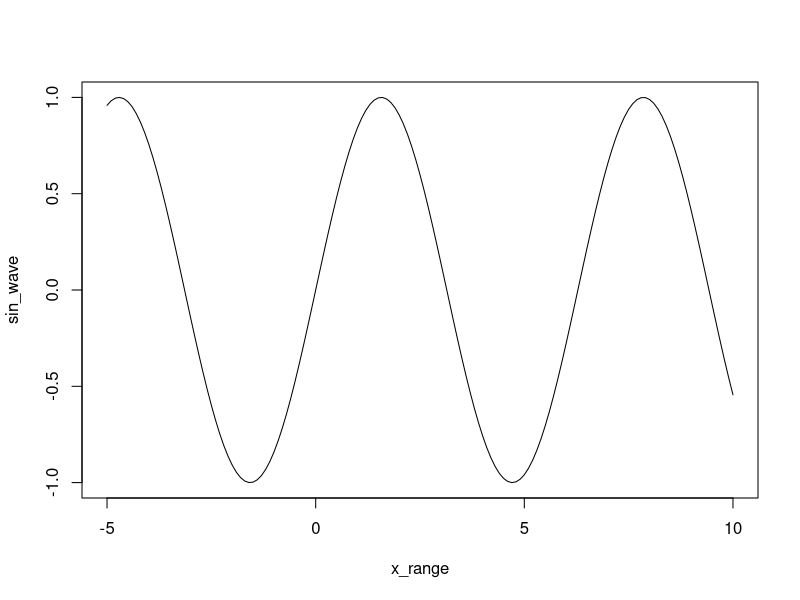

The R source for this figure:
## ---- chunk 1
knitr::opts_chunk$set(echo = TRUE)
## ---- chunk 2
n <- 10:49
n
## ---- chunk 3
length(n)
## ---- chunk 4
n + 1
## ---- chunk 5
m <- seq(10, 1, by = -1)
m
## ---- chunk 6
m - n
## ---- chunk 7
x_range <- seq(-5, 10, by = 0.1)
x_range
## ---- chunk 8
sin_wave <- sin(x_range)
sin_wave
## ---- chunk 9
plot(x_range, sin_wave, type = 'l')
## ---- chunk 10
first_nums <- 40:50
## ---- chunk 11
next_nums <- seq(51, 60)
## ---- chunk 12
j <- c(first_nums, next_nums)

## ---- chunk 13
j[7]

## ---- chunk 14
j[5]
j[8]
## ---- chunk 15
l <- c(j[1:3], tail(j, 3))
l
## ---- chunk 16
x <- c(3.2, NA, 4.1, 5.0, NA, 2.8)

## ---- chunk 17
grades <- c(99,  77, 100,  91,  87,  72,  82,  94,  81)

is_a <- grades >= 90
is_a
grades[is_a]
length(grades[is_a])
## ---- chunk 18
set.seed(2401)
rolls <- sample(1:6, 200, replace = TRUE)
table(rolls) / length(rolls)

## ---- chunk 19
die <- function() {
  roll <- sample(1:6, 1)
  return(roll)
}
die()
## ---- chunk 20
dice <- function() {
  roll1 <- sample(1:6, 1)
  roll2 <- sample(1:6, 1)
  return(sum(roll1, roll2))
  }
dice()
## ---- chunk 21
# Your one-roll function goes here
name1 <- "Edwin"
name2 <- "Jay"
rollName <- function(name1, name2) {
  roll1 <- sample(1:6, 1)
  roll2 <- sample(1:6, 1)
  
  if (roll1 == roll2) {
  roll1 <- sample(1:6, 1)
  roll2 <- sample(1:6, 1)
  }

  if (roll1 > roll2){
    print(c(name1, roll1))
  }  else if (roll2 > roll1) {
    print(c(name2, roll2))
  }  else {
  print('draw')
}
  
}
rollName(name1, name2)
## ---- chunk 22
name1 <- "Edwin"
name2 <- "Jay"
rollName <- function(name1, name2) {
  p1 <- sample(1:6, 15, replace = TRUE)
  p2 <- sample(1:6, 15, replace = TRUE)
  
  p1_wins <- p1 > p2
  p2_wins <- p2 > p1
  ties <- p1 == p2


  print(c("number of p1 wins: ",(sum(p1_wins))))
  print(c("number of p2 wins: ", (sum(p2_wins))))
  print(c("number of ties: ",(sum(ties))))
  
  if (sum(p1_wins)> sum(p2_wins)) {
    print(name1)
}   else {
      print(name2)
    }
  
}
rollName(name1, name2)
## ---- chunk 23
name1 <- "Edwin"
name2 <- "Jay"
rollName <- function(name1, name2) {
  prob1 <-c(0.5, 0.2, 0.1, 0.1, 0.05, 0.05)
  prob2 <- sort(prob1, decreasing = FALSE)
  
  p1 <- sample(1:6, 15, replace = TRUE, prob = prob2)
  p2 <- sample(1:6, 15, replace = TRUE, prob = prob1)
  
  p1_wins <- p1 > p2
  p2_wins <- p2 > p1
  ties <- p1 == p2


  print(c("number of p1 wins: ",(sum(p1_wins))))
  print(c("number of p2 wins: ", (sum(p2_wins))))
  print(c("number of ties: ",(sum(ties))))
  if (sum(p1_wins)> sum(p2_wins)) {
    print(name1)
}   else {
      print(name2)
    }
}
rollName(name1, name2)
